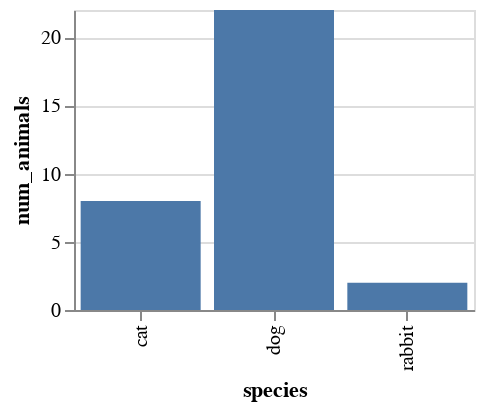

The notebook cell saved with this chart:
### Code cell
alt.Chart(df).mark_bar().encode(
    x='species',
    y='num_animals'
).properties(width=200, height=150)

### Figure 1 — Vega-Lite specification as saved in the notebook (floating-point values rounded to 4 significant figures)
{"config": {"view": {"continuousWidth": 400, "continuousHeight": 300}}, "data": {"name": "data-d6e1f3855bb34939ab16b260101257f9"}, "mark": "bar", "encoding": {"x": {"field": "species", "type": "nominal"}, "y": {"field": "num_animals", "type": "quantitative"}}, "height": 150, "width": 200, "$schema": "https://vega.github.io/schema/vega-lite/v4.17.0.json", "datasets": {"data-d6e1f3855bb34939ab16b260101257f9": [{"species": "cat", "num_animals": 8}, {"species": "dog", "num_animals": 22}, {"species": "rabbit", "num_animals": 2}]}}
